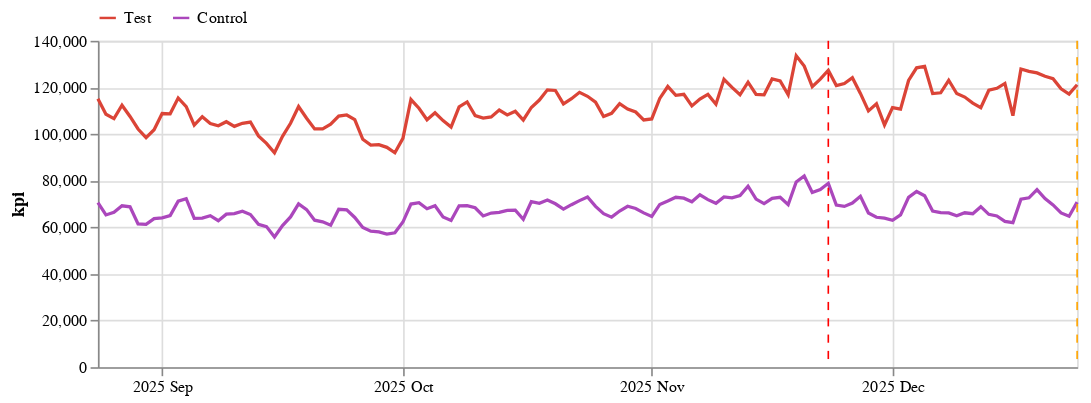

The cell this chart's notebook holds for it:
### Code cell
# @title Step.3
%%time
if case_1.get_params()['purpose_selection'] == 0:
  case_1.display_causalimpact_result()
else:
  case_1.generate_simulation()

print('\nExecution datetime(GMT):{}'.format(datetime.datetime.now()))

### Figure 1 — Vega-Lite specification as saved in the notebook (floating-point values rounded to 4 significant figures)
{"config": {"view": {"continuousWidth": 300, "continuousHeight": 300}}, "layer": [{"data": {"name": "data-24c33c3927461bcbff6c27b0bbfe3f81"}, "mark": {"type": "line"}, "encoding": {"color": {"field": "key", "legend": {"direction": "horizontal", "legendY": -20, "orient": "none", "title": null, "titleAnchor": "start"}, "scale": {"domain": ["Test", "Control"], "range": ["#DB4437", "#AB47BC", "#4285F4", "#00ACC1", "#0F9D58", "#9E9D24", "#F4B400", "#FF7043"]}, "type": "nominal"}, "x": {"axis": {"format": "%Y %b", "tickCount": 4}, "field": "Date", "title": null, "type": "temporal"}, "y": {"axis": {"title": "kpi"}, "field": "value", "type": "quantitative"}}, "transform": [{"fold": ["Test", "Control"]}]}, {"data": {"name": "data-c2b9cdef454f4cc684a58861c6d7277b"}, "mark": {"type": "rule", "strokeDash": [5, 5]}, "encoding": {"color": {"field": "color", "scale": null, "type": "nominal"}, "x": {"field": "Date", "type": "temporal"}}}], "height": 200, "width": 600, "$schema": "https://vega.github.io/schema/vega-lite/v5.20.1.json", "datasets": {"data-24c33c3927461bcbff6c27b0bbfe3f81": [{"Date": "2025-08-24T00:00:00", "Test": 115133, "Control": 70628}, {"Date": "2025-08-25T00:00:00", "Test": 108481, "Control": 65315}, {"Date": "2025-08-26T00:00:00", "Test": 106624, "Control": 66472}, {"Date": "2025-08-27T00:00:00", "Test": 112356, "Control": 69235}, {"Date": "2025-08-28T00:00:00", "Test": 107549, "Control": 68778}, {"Date": "2025-08-29T00:00:00", "Test": 102172, "Control": 61492}, {"Date": "2025-08-30T00:00:00", "Test": 98457, "Control": 61233}, {"Date": "2025-08-31T00:00:00", "Test": 101844, "Control": 63740}, {"Date": "2025-09-01T00:00:00", "Test": 108816, "Control": 64068}, {"Date": "2025-09-02T00:00:00", "Test": 108681, "Control": 65006}, {"Date": "2025-09-03T00:00:00", "Test": 115477, "Control": 71193}, {"Date": "2025-09-04T00:00:00", "Test": 111737, "Control": 72288}, {"Date": "2025-09-05T00:00:00", "Test": 103832, "Control": 63817}, {"Date": "2025-09-06T00:00:00", "Test": 107431, "Control": 63980}, {"Date": "2025-09-07T00:00:00", "Test": 104482, "Control": 64988}, {"Date": "2025-09-08T00:00:00", "Test": 103564, "Control": 62832}, {"Date": "2025-09-09T00:00:00", "Test": 105291, "Control": 65654}, {"Date": "2025-09-10T00:00:00", "Test": 103314, "Control": 65880}, {"Date": "2025-09-11T00:00:00", "Test": 104628, "Control": 66918}, {"Date": "2025-09-12T00:00:00", "Test": 105165, "Control": 65502}, {"Date": "2025-09-13T00:00:00", "Test": 99210, "Control": 61323}, {"Date": "2025-09-14T00:00:00", "Test": 96005, "Control": 60319}, {"Date": "2025-09-15T00:00:00", "Test": 91985, "Control": 55840}, {"Date": "2025-09-16T00:00:00", "Test": 99027, "Control": 60740}, {"Date": "2025-09-17T00:00:00", "Test": 104614, "Control": 64455}, {"Date": "2025-09-18T00:00:00", "Test": 111788, "Control": 70020}, {"Date": "2025-09-19T00:00:00", "Test": 106777, "Control": 67583}, {"Date": "2025-09-20T00:00:00", "Test": 102198, "Control": 63067}, {"Date": "2025-09-21T00:00:00", "Test": 102241, "Control": 62352}, {"Date": "2025-09-22T00:00:00", "Test": 104230, "Control": 60894}, {"Date": "2025-09-23T00:00:00", "Test": 107680, "Control": 67736}, {"Date": "2025-09-24T00:00:00", "Test": 108185, "Control": 67477}, {"Date": "2025-09-25T00:00:00", "Test": 106203, "Control": 64218}, {"Date": "2025-09-26T00:00:00", "Test": 97759, "Control": 59936}, {"Date": "2025-09-27T00:00:00", "Test": 95237, "Control": 58318}, {"Date": "2025-09-28T00:00:00", "Test": 95435, "Control": 58025}, {"Date": "2025-09-29T00:00:00", "Test": 94298, "Control": 57133}, {"Date": "2025-09-30T00:00:00", "Test": 91980, "Control": 57668}, {"Date": "2025-10-01T00:00:00", "Test": 98151, "Control": 62262}, {"Date": "2025-10-02T00:00:00", "Test": 114808, "Control": 69987}, {"Date": "2025-10-03T00:00:00", "Test": 111061, "Control": 70550}, {"Date": "2025-10-04T00:00:00", "Test": 106115, "Control": 67973}, {"Date": "2025-10-05T00:00:00", "Test": 109151, "Control": 69266}, {"Date": "2025-10-06T00:00:00", "Test": 105779, "Control": 64406}, {"Date": "2025-10-07T00:00:00", "Test": 103005, "Control": 62945}, {"Date": "2025-10-08T00:00:00", "Test": 111694, "Control": 69217}, {"Date": "2025-10-09T00:00:00", "Test": 113790, "Control": 69283}, {"Date": "2025-10-10T00:00:00", "Test": 107952, "Control": 68395}, {"Date": "2025-10-11T00:00:00", "Test": 106884, "Control": 64887}, {"Date": "2025-10-12T00:00:00", "Test": 107354, "Control": 66124}, {"Date": "2025-10-13T00:00:00", "Test": 110274, "Control": 66424}, {"Date": "2025-10-14T00:00:00", "Test": 108208, "Control": 67264}, {"Date": "2025-10-15T00:00:00", "Test": 109759, "Control": 67401}, {"Date": "2025-10-16T00:00:00", "Test": 106036, "Control": 63439}, {"Date": "2025-10-17T00:00:00", "Test": 111417, "Control": 70989}, {"Date": "2025-10-18T00:00:00", "Test": 114591, "Control": 70330}, {"Date": "2025-10-19T00:00:00", "Test": 118965, "Control": 71697}, {"Date": "2025-10-20T00:00:00", "Test": 118693, "Control": 70089}, {"Date": "2025-10-21T00:00:00", "Test": 112951, "Control": 67767}, {"Date": "2025-10-22T00:00:00", "Test": 115146, "Control": 69709}, {"Date": "2025-10-23T00:00:00", "Test": 117910, "Control": 71455}, {"Date": "2025-10-24T00:00:00", "Test": 116203, "Control": 73004}, {"Date": "2025-10-25T00:00:00", "Test": 113663, "Control": 68992}, {"Date": "2025-10-26T00:00:00", "Test": 107513, "Control": 65843}, {"Date": "2025-10-27T00:00:00", "Test": 108881, "Control": 64367}, {"Date": "2025-10-28T00:00:00", "Test": 113059, "Control": 66979}, {"Date": "2025-10-29T00:00:00", "Test": 110750, "Control": 69019}, {"Date": "2025-10-30T00:00:00", "Test": 109454, "Control": 68078}, {"Date": "2025-10-31T00:00:00", "Test": 106069, "Control": 66193}, {"Date": "2025-11-01T00:00:00", "Test": 106501, "Control": 64640}, {"Date": "2025-11-02T00:00:00", "Test": 115270, "Control": 69805}, {"Date": "2025-11-03T00:00:00", "Test": 120407, "Control": 71269}, {"Date": "2025-11-04T00:00:00", "Test": 116641, "Control": 72885}, {"Date": "2025-11-05T00:00:00", "Test": 117049, "Control": 72507}, {"Date": "2025-11-06T00:00:00", "Test": 112072, "Control": 70923}, {"Date": "2025-11-07T00:00:00", "Test": 114999, "Control": 73913}, {"Date": "2025-11-08T00:00:00", "Test": 116987, "Control": 71880}, {"Date": "2025-11-09T00:00:00", "Test": 112784, "Control": 70299}, {"Date": "2025-11-10T00:00:00", "Test": 123491, "Control": 73026}, {"Date": "2025-11-11T00:00:00", "Test": 119998, "Control": 72613}, {"Date": "2025-11-12T00:00:00", "Test": 116847, "Control": 73627}, {"Date": "2025-11-13T00:00:00", "Test": 122271, "Control": 77626}, {"Date": "2025-11-14T00:00:00", "Test": 117033, "Control": 72118}, {"Date": "2025-11-15T00:00:00", "Test": 116815, "Control": 70160}, {"Date": "2025-11-16T00:00:00", "Test": 123652, "Control": 72453}, {"Date": "2025-11-17T00:00:00", "Test": 122818, "Control": 72865}, {"Date": "2025-11-18T00:00:00", "Test": 116843, "Control": 69716}, {"Date": "2025-11-19T00:00:00", "Test": 133584, "Control": 79403}, {"Date": "2025-11-20T00:00:00", "Test": 129138, "Control": 82043}, {"Date": "2025-11-21T00:00:00", "Test": 120346, "Control": 74904}, {"Date": "2025-11-22T00:00:00", "Test": 123574, "Control": 76209}, {"Date": "2025-11-23T00:00:00", "Test": 127385, "Control": 78886}, {"Date": "2025-11-24T00:00:00", "Test": 120787, "Control": 69557}, {"Date": "2025-11-25T00:00:00", "Test": 121677, "Control": 68963}, {"Date": "2025-11-26T00:00:00", "Test": 124152, "Control": 70408}, {"Date": "2025-11-27T00:00:00", "Test": 117435, "Control": 73308}, {"Date": "2025-11-28T00:00:00", "Test": 109952, "Control": 66143}, {"Date": "2025-11-29T00:00:00", "Test": 112961, "Control": 64303}, {"Date": "2025-11-30T00:00:00", "Test": 103915, "Control": 63903}, {"Date": "2025-12-01T00:00:00", "Test": 111363, "Control": 63016}, {"Date": "2025-12-02T00:00:00", "Test": 110704, "Control": 65324}, {"Date": "2025-12-03T00:00:00", "Test": 122987, "Control": 72824}, {"Date": "2025-12-04T00:00:00", "Test": 128403, "Control": 75354}, {"Date": "2025-12-05T00:00:00", "Test": 129018, "Control": 73567}, {"Date": "2025-12-06T00:00:00", "Test": 117352, "Control": 67001}, {"Date": "2025-12-07T00:00:00", "Test": 117696, "Control": 66309}, {"Date": "2025-12-08T00:00:00", "Test": 123068, "Control": 66149}, {"Date": "2025-12-09T00:00:00", "Test": 117363, "Control": 64966}, {"Date": "2025-12-10T00:00:00", "Test": 115870, "Control": 66243}, {"Date": "2025-12-11T00:00:00", "Test": 113269, "Control": 65831}, {"Date": "2025-12-12T00:00:00", "Test": 111288, "Control": 68855}, {"Date": "2025-12-13T00:00:00", "Test": 118796, "Control": 65565}, {"Date": "2025-12-14T00:00:00", "Test": 119613, "Control": 64869}, {"Date": "2025-12-15T00:00:00", "Test": 121706, "Control": 62532}, {"Date": "2025-12-16T00:00:00", "Test": 107892, "Control": 61987}, {"Date": "2025-12-17T00:00:00", "Test": 127908, "Control": 72055}, {"Date": "2025-12-18T00:00:00", "Test": 126861, "Control": 72667}, {"Date": "2025-12-19T00:00:00", "Test": 126243, "Control": 76184}, {"Date": "2025-12-20T00:00:00", "Test": 124789, "Control": 72346}, {"Date": "2025-12-21T00:00:00", "Test": 123754, "Control": 69601}, {"Date": "2025-12-22T00:00:00", "Test": 119399, "Control": 66186}, {"Date": "2025-12-23T00:00:00", "Test": 117123, "Control": 64745}, {"Date": "2025-12-24T00:00:00", "Test": 121128, "Control": 70785}], "data-c2b9cdef454f4cc684a58861c6d7277b": [{"Date": "2025-11-23", "color": "red"}, {"Date": "2025-12-24", "color": "orange"}]}}
